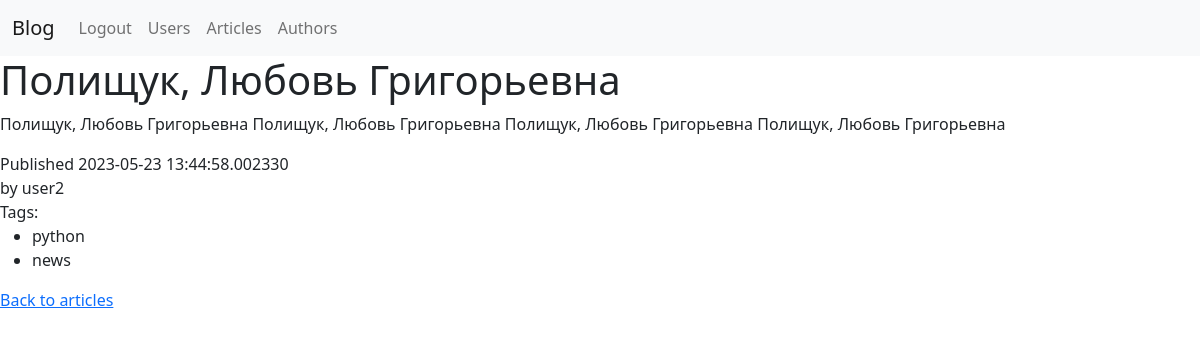
Page /articles/3/ (signed in) on the committed database.
### blog/models/article.py (models this page shows, shortened)
class Article(db.Model):
    id = Column(Integer, primary_key=True)
    author_id = Column(Integer, ForeignKey('author.id'), nullable=False)
    author = relationship('Author', back_populates='articles')
    title = Column(String(200), nullable=False, default="", server_default="")
    body = Column(Text, nullable=False, default="", server_default="")
    dt_created = Column(DateTime, default=datetime.utcnow, server_default=func.now())
    dt_updated = Column(DateTime, default=datetime.utcnow, onupdate=datetime.utcnow)
    tags = relationship('Tag', secondary=article_tag_association_table, back_populates='articles')

### blog/models/user.py (models this page shows, shortened)
class User(db.Model, UserMixin):
    id = Column(Integer, primary_key=True)
    first_name = Column(String(120), unique=False, nullable=False, default="", server_default="")
    last_name = Column(String(120), unique=False, nullable=False, default="", server_default="")
    username = Column(String(80), unique=True, nullable=False)
    email = Column(String(255), unique=True, nullable=False, default="", server_default="")
    is_staff = Column(Boolean, nullable=False, default=False)
    _password = Column(LargeBinary, nullable=True)
    author = relationship("Author", uselist=False, back_populates='user')
    @property
    def password(self):
        return self._password

### blog/models/tag.py (models this page shows, shortened)
class Tag(db.Model):
    id = Column(Integer, primary_key=True)
    name = Column(String(50), nullable=False, default="", server_default="")
    articles = relationship('Article', secondary=article_tag_association_table, back_populates='tags')

### blog/views/articles.py (the view)
@articles_app.route("/articles/<int:article_id>/", endpoint='details')
def article_details(article_id:int):
    article=Article.query.filter_by(id=article_id).one_or_none()
    if article is None:
        raise NotFound(f'Article #{article_id} doesn`t exist!')
    return render_template("articles/details.html", article=article)

### blog/models/author.py (called while the page is built)
    def __str__(self):
        return self.user.username

### blog/views/auth.py (called while the page is built)
@login_manager.user_loader
def load_user(user_id):
    return User.query.filter_by(id=user_id).one_or_none()

### blog/templates/articles/details.html (shortened to what this page needs)
{% extends 'base.html' %}
{% block body %}
<h1>{{ article.title }}</h1>
<div>
    <p>{{ article.body }}</p>
    <div>Published {{ article.dt_created }}</div>
    <div>by {{ article.author}}</div>
    {% if article.tags %}
    <div>Tags:</div>
    <ul>
{% for tag in article.tags %}
<li>{{ tag.name }}</li>
{% endfor %}
</ul>
{% endif %}
    <a href="{{ url_for('articles_app.list') }}">Back to articles</a>
</div>
{% endblock %}

### rows in the picture
Article: title "Полищук, Любовь Григорьевна", body "Полищук, Любовь Григорьевна Полищук, Любовь Григорьевна Полищук, Любовь Григорьевна Полищук, Любовь Григорьевна", dt_created "2023-05-23 13:44:58.002330"
User: author "user2"
Tag: name "python"
Tag: name "news"

### other values in the picture
{{ label }} "Users" "Articles" "Authors"
